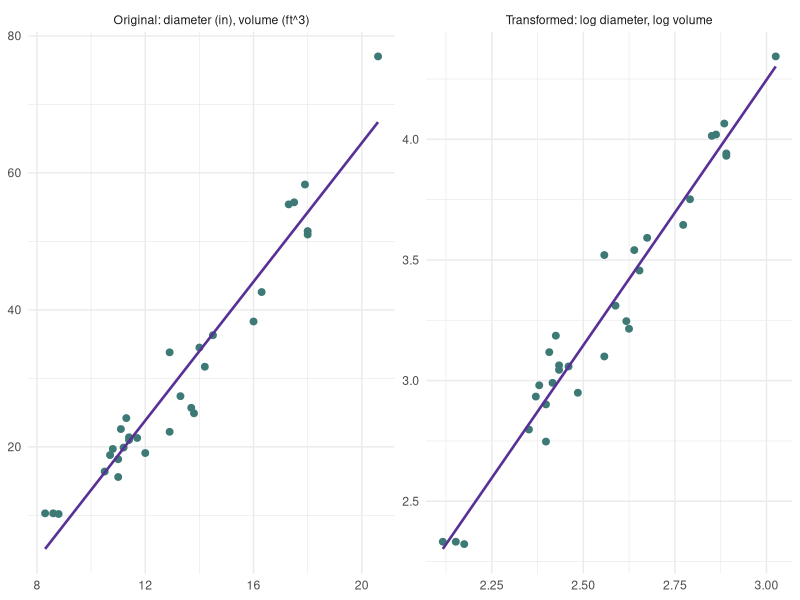
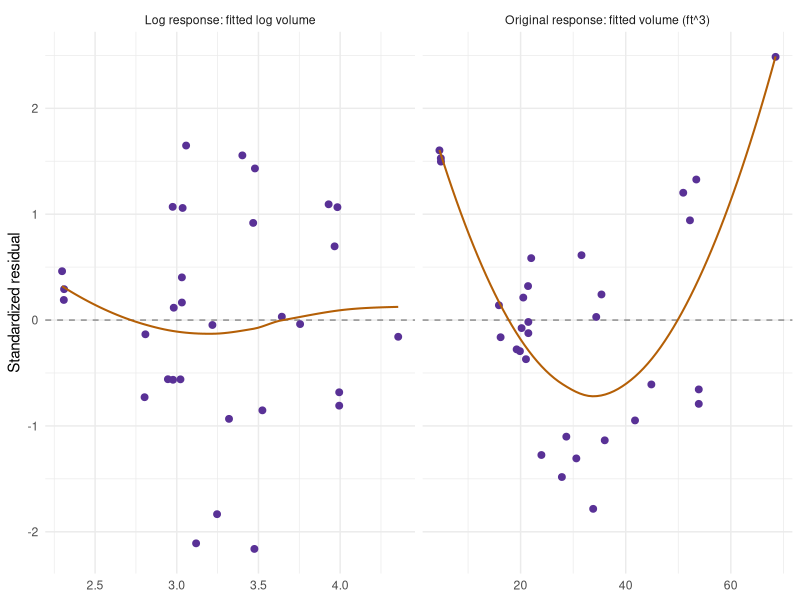
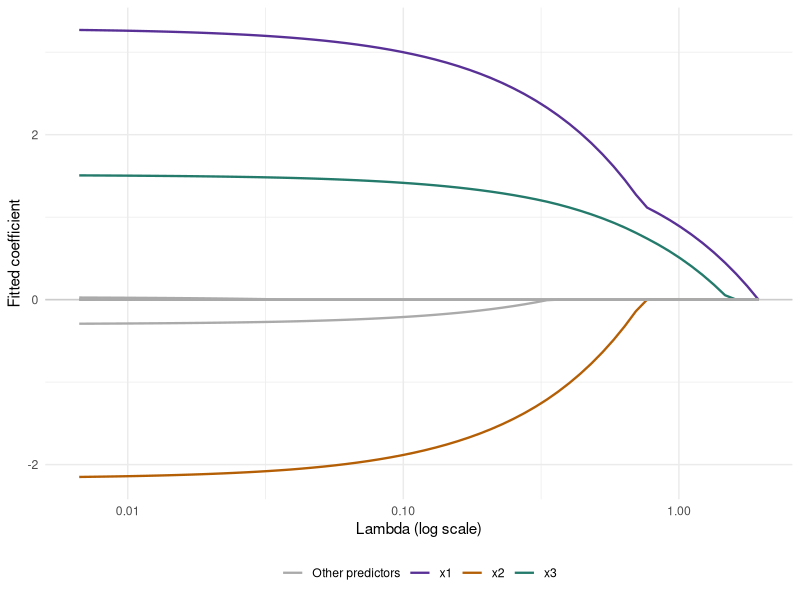
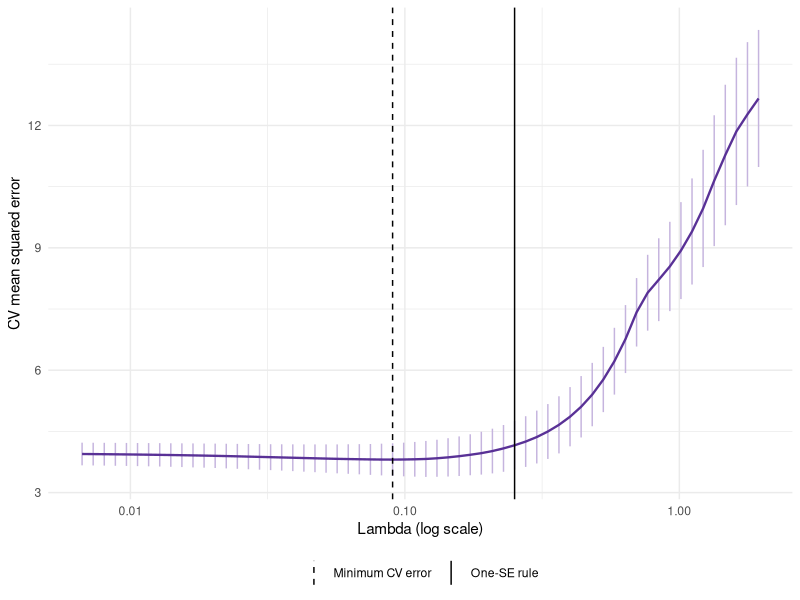

Here is the R script that generated these plots, in order:
## ---- chunk 1
#| label: ch6-tree-models
library(ggplot2)
ch6_trees <- transform(datasets::trees, Diameter = Girth)
ch6_raw <- lm(Volume ~ Diameter + Height, data = ch6_trees)
ch6_log <- lm(log(Volume) ~ log(Diameter) + log(Height), data = ch6_trees)
knitr::kable(data.frame(Term = names(coef(ch6_log)),
  Estimate = unname(coef(ch6_log))), digits = 3, row.names = FALSE)
## ---- chunk 2
#| label: fig-ch6-tree-scales
#| echo: false
#| fig-pos: "H"
#| fig-width: 7
#| fig-height: 3.3
#| fig-cap: "The same 31 trees on two scales, each with a simple least-squares line using diameter alone. The log-log view motivates a power relationship; the fitted multiple regression above also adjusts for height. This plot does not establish that the transformed model is adequate."
#| fig-alt: "Side-by-side plots show volume versus diameter on the original scale and log volume versus log diameter. A purple straight line is fitted separately in each panel."
ch6_scale <- rbind(
  data.frame(x = ch6_trees$Diameter, y = ch6_trees$Volume,
    Scale = "Original: diameter (in), volume (ft^3)"),
  data.frame(x = log(ch6_trees$Diameter), y = log(ch6_trees$Volume),
    Scale = "Transformed: log diameter, log volume"))
ggplot(ch6_scale, aes(x, y)) +
  geom_point(colour = "#3D7975", size = 2) +
  geom_smooth(method = "lm", formula = y ~ x, se = FALSE,
    colour = "#593196", linewidth = 0.9) +
  facet_wrap(~ Scale, scales = "free", nrow = 1) +
  labs(x = NULL, y = NULL) + theme_minimal(base_size = 11)
## ---- chunk 3
#| label: fig-ch6-tree-residuals
#| echo: false
#| fig-pos: "H"
#| fig-width: 7
#| fig-height: 3.3
#| fig-cap: "Standardized residuals from the additive original-scale model and the log-log model, both using diameter and height. The smooth orange line helps reveal remaining mean structure. Inspect each pattern; their fitted-value scales differ, so raw SSE or R-squared values across response scales would not be a fair comparison."
#| fig-alt: "Two panels compare standardized residuals versus fitted values for the original and log-response tree models, with zero reference lines and smooth trend lines."
ch6_res <- rbind(
  data.frame(Fitted = fitted(ch6_raw), Residual = rstandard(ch6_raw),
    Model = "Original response: fitted volume (ft^3)"),
  data.frame(Fitted = fitted(ch6_log), Residual = rstandard(ch6_log),
    Model = "Log response: fitted log volume"))
ggplot(ch6_res, aes(Fitted, Residual)) +
  geom_hline(yintercept = 0, linetype = "dashed", colour = "grey55") +
  geom_point(colour = "#593196", size = 2) +
  geom_smooth(method = "loess", formula = y ~ x, span = 1,
    se = FALSE, colour = "#B45F06", linewidth = 0.7) +
  facet_wrap(~ Model, scales = "free_x", nrow = 1) +
  labs(x = NULL, y = "Standardized residual") + theme_minimal(base_size = 11)
## ---- chunk 4
#| label: ch6-back-transform
ch6_newtree <- data.frame(Diameter = 15, Height = 80)
ch6_eta <- as.numeric(predict(ch6_log, newdata = ch6_newtree))
knitr::kable(data.frame(
  `Median volume` = exp(ch6_eta),
  `Mean volume, lognormal correction` = exp(ch6_eta + sigma(ch6_log)^2 / 2),
  check.names = FALSE), digits = 2,
  caption = "Predicted cubic feet for diameter 15 inches and height 80 feet.")
## ---- chunk 5
#| label: ch6-selection-data
set.seed(8561)
ch6_n <- 160
ch6_X <- matrix(rnorm(ch6_n * 8), nrow = ch6_n)
ch6_X[, 2] <- 0.7 * ch6_X[, 1] + sqrt(1 - 0.7^2) * ch6_X[, 2]
colnames(ch6_X) <- paste0("x", 1:8)
ch6_dat <- data.frame(y = 5 + 3 * ch6_X[, 1] - 2 * ch6_X[, 2] +
  1.5 * ch6_X[, 3] + rnorm(ch6_n, sd = 2), ch6_X)
ch6_id <- sample(seq_len(ch6_n), 120)
ch6_train <- ch6_dat[ch6_id, ]
ch6_test <- ch6_dat[-ch6_id, ]
ch6_folds <- sample(rep(1:5, length.out = nrow(ch6_train)))
## ---- chunk 6
#| label: ch6-subset-search
ch6_null <- lm(y ~ 1, data = ch6_train, na.action = na.fail)
ch6_full <- lm(y ~ ., data = ch6_train, na.action = na.fail)
ch6_scope <- list(lower = formula(ch6_null), upper = formula(ch6_full))
ch6_forward <- step(ch6_null, scope = ch6_scope,
  direction = "forward", trace = 0)
ch6_backward <- step(ch6_full, scope = ch6_scope,
  direction = "backward", trace = 0)
ch6_both <- step(ch6_null, scope = ch6_scope,
  direction = "both", trace = 0)
ch6_searches <- list(Forward = ch6_forward, Backward = ch6_backward,
  Stepwise = ch6_both)
knitr::kable(data.frame(
  Search = names(ch6_searches),
  Selected = vapply(ch6_searches, function(m)
    paste(attr(terms(m), "term.labels"), collapse = ", "), character(1)),
  AIC = vapply(ch6_searches, AIC, numeric(1))), digits = 2, row.names = FALSE)
## ---- chunk 7
#| label: ch6-penalty-cv
library(glmnet)
ch6_xtrain <- as.matrix(ch6_train[paste0("x", 1:8)])
ch6_xtest <- as.matrix(ch6_test[paste0("x", 1:8)])
ch6_ridge <- cv.glmnet(ch6_xtrain, ch6_train$y,
  alpha = 0, foldid = ch6_folds, standardize = TRUE, type.measure = "mse")
ch6_lasso <- cv.glmnet(ch6_xtrain, ch6_train$y,
  alpha = 1, foldid = ch6_folds, standardize = TRUE, type.measure = "mse")
## ---- chunk 8
#| label: fig-ch6-lasso-path
#| echo: false
#| fig-pos: "H"
#| fig-width: 7
#| fig-height: 3.5
#| fig-cap: "Lasso coefficient paths from the sensor training data. Larger penalties move slopes toward zero. The three true signal predictors are colored; the other five are gray. A path displays fitted coefficients, not confidence intervals."
#| fig-alt: "Lasso coefficient paths against lambda on a log scale; x1, x2, and x3 are colored and the other five predictors are gray. More paths become zero at larger penalties."
ch6_b <- as.matrix(ch6_lasso$glmnet.fit$beta)
ch6_path <- data.frame(Lambda = rep(ch6_lasso$lambda, each = nrow(ch6_b)),
  Coefficient = as.vector(ch6_b),
  Predictor = rep(rownames(ch6_b), times = ncol(ch6_b)))
ch6_path$Label <- ifelse(ch6_path$Predictor %in% c("x1", "x2", "x3"),
  ch6_path$Predictor, "Other predictors")
ggplot(ch6_path, aes(Lambda, Coefficient, group = Predictor, colour = Label)) +
  geom_hline(yintercept = 0, colour = "grey80") +
  geom_line(linewidth = 0.8) + scale_x_log10() +
  scale_colour_manual(values = c(x1 = "#593196", x2 = "#B45F06",
    x3 = "#247A6B", `Other predictors` = "#AAAAAA")) +
  labs(x = "Lambda (log scale)", y = "Fitted coefficient", colour = NULL) +
  theme_minimal(base_size = 11) + theme(legend.position = "bottom")
## ---- chunk 9
#| label: fig-ch6-lasso-cv
#| echo: false
#| fig-pos: "H"
#| fig-width: 6.5
#| fig-height: 3.3
#| fig-cap: "Five-fold CV within the sensor training set. Bars show plus or minus one estimated CV standard error, not confidence intervals for individual responses. Dashed: minimum-error lambda. Solid: the more regularized one-SE choice used below."
#| fig-alt: "Cross-validation mean squared error for lasso versus lambda, with standard-error bars and vertical lines for lambda.min and lambda.1se."
ch6_cvplot <- data.frame(Lambda = ch6_lasso$lambda, MSE = ch6_lasso$cvm,
  SE = ch6_lasso$cvsd)
ch6_cvlines <- data.frame(Lambda = c(ch6_lasso$lambda.min, ch6_lasso$lambda.1se),
  Rule = c("Minimum CV error", "One-SE rule"))
ggplot(ch6_cvplot, aes(Lambda, MSE)) +
  geom_errorbar(aes(ymin = pmax(0, MSE - SE), ymax = MSE + SE),
    colour = "#C5B4DE", width = 0) +
  geom_line(colour = "#593196", linewidth = 0.8) +
  geom_vline(data = ch6_cvlines, aes(xintercept = Lambda, linetype = Rule)) +
  scale_linetype_manual(values = c(`Minimum CV error` = "dashed", `One-SE rule` = "solid")) +
  scale_x_log10() + labs(x = "Lambda (log scale)", y = "CV mean squared error",
    linetype = NULL) + theme_minimal(base_size = 11) +
  theme(legend.position = "bottom")
## ---- chunk 10
#| label: ch6-final-evaluation
ch6_predictions <- cbind(
  Baseline = rep(mean(ch6_train$y), nrow(ch6_test)),
  Full_OLS = predict(ch6_full, newdata = ch6_test),
  Forward = predict(ch6_forward, newdata = ch6_test),
  Backward = predict(ch6_backward, newdata = ch6_test),
  Stepwise = predict(ch6_both, newdata = ch6_test),
  Ridge = as.numeric(predict(ch6_ridge, newx = ch6_xtest, s = "lambda.1se")),
  Lasso = as.numeric(predict(ch6_lasso, newx = ch6_xtest, s = "lambda.1se")))
knitr::kable(data.frame(Method = colnames(ch6_predictions),
  Test_RMSE = sqrt(colMeans((ch6_predictions - ch6_test$y)^2))),
  digits = 3, row.names = FALSE)
ch6_lasso_coef <- as.matrix(coef(ch6_lasso, s = "lambda.1se"))[-1, 1]
knitr::kable(data.frame(Predictor = names(ch6_lasso_coef),
  Lasso_coefficient = unname(ch6_lasso_coef)), digits = 3, row.names = FALSE)
